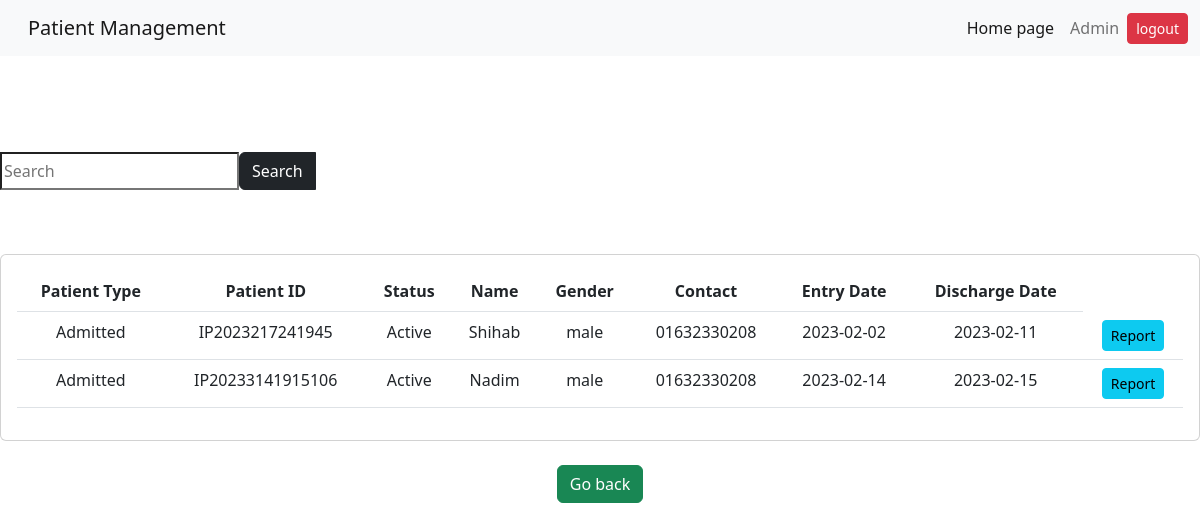
The app's page /dindoorpatient with its own data.
### home/models.py (models this page shows, shortened)
class IndoorPatient(models.Model):
    indoor_treatment_patient_type = models.CharField(max_length=122)
    indoor_treatment_patient_id = models.CharField(max_length=122)
    indoor_treatment_patient_status = models.CharField(max_length=122, blank=True)
    patient_name = models.CharField(max_length=122)
    patient_age = models.CharField(max_length=122)
    patient_gender = models.CharField(max_length=122)
    patient_phone = models.CharField(max_length=122)
    patient_email = models.CharField(max_length=122,)
    patient_national_ID = models.CharField(max_length=122)
    indoor_patient_bed_bed_id = models.CharField(max_length=122, blank=True)
    indoor_bed_price = models.CharField(max_length=122)
    indoor_patient_bed_entry_time = models.CharField(max_length=122)
    indoor_patient_bed_discharge_time = models.CharField(max_length=122, blank=True)
    bed_total_bill = models.CharField(max_length=122, blank=True)
    indoor_patient_doctor_doctor_id = models.CharField(max_length=122)
    doctor_visit_fee = models.CharField(max_length=122)
    doctor_total_bill = models.CharField(max_length=122)
    outdoor_service_id = models.CharField(max_length=122)
    outdoor_service_rate = models.CharField(max_length=122)
    indoor_treatment_total_bill = models.CharField(max_length=122)
    indoor_treatment_total_paid =models.CharField(max_length=122, blank= True)
    indoor_treatment_total_due =models.CharField(max_length=122, blank= True)

### home/views.py (the view)
# urls.py: path('dindoorpatient', views.dindoorpatient, name=" dindoorpatient"),
@csrf_exempt
def dindoorpatient(request):
	IndoorAdmission = IndoorPatient.objects.all()
	if 'q' in request.GET:
		q= request.GET['q']
		IndoorAdmission= IndoorPatient.objects.filter(Q(indoor_treatment_patient_id__icontains=q)|Q(patient_name__icontains=q)|Q(indoor_patient_bed_entry_time__icontains=q))
	context= {'IndoorAdmission':IndoorAdmission,}
	return render (request, 'dindoorpatient.html',context)

### templates/dindoorpatient.html (shortened to what this page needs)
{% extends 'abase.html' %}
{% block body %}
<!DOCTYPE html>
<html lang="en">
<head>
</head>
 <br>
 <br>
 <br>
  <form class = "my-4" action="/indoorpatient">
    <div class = "input-group mb-3">
        <input type="text" name="q" calss= "form-control form-control-1g" placeholder="Search"/>
        <button class ="btn btn-dark btn-1g" type="submit" id="button-addon2">Search</button>
    </div>
{% block content %}
    <br>
    <div class="row">
        <div class="col-md">
            <div class="col-md">
                <div class="card card-body">
                    <table class="table">
                        <tr>
                            <th>Patient Type </th>
                            <th>Patient ID</th>
                            <th>Status</th>
                            <th>Name</th>
                            <th>Gender</th>
                            <th>Contact</th>
                            <th>Entry Date</th>
                            <th>Discharge Date</th>
                        </tr>
                        {% for vai in IndoorAdmission %}
                        <tr>
                            <td>{{vai.indoor_treatment_patient_type}}</td>
                            <td>{{vai.indoor_treatment_patient_id}}</td>
                            <td>{{vai.indoor_treatment_patient_status}}</td>
                            <td>{{vai.patient_name}}</td>
                            <td>{{vai.patient_gender}}</td>
                            <td>{{vai.patient_phone}}</td>
                            <td>{{vai.indoor_patient_bed_entry_time}}</td>
                            <td>{{vai.indoor_patient_bed_discharge_time}}</td>
                            <th><a class ="btn btn-sm btn-info"href="/ipreport">Report</th>
                        </tr>
                        {% endfor %}
                    </table>
                </div>
        </div>
    </div>
{% endblock content%}
<p><br><a class="btn btn-success" href="/addmin">Go back</a><br><nr></p>
</body>
</html>
{% endblock body %}

### templates/dindoorpatient.html (style rules this page uses)
p { text-align: center; }
div { text-align: center; }
body { background-image: url('https://www.utoronto.ca/sites/default/files/iStock-1038799594_0.jpg'); }

### records on screen
IndoorPatient: indoor_treatment_patient_type "Admitted", indoor_treatment_patient_id "IP2023217241945", indoor_treatment_patient_status "Active", patient_name "Shihab", patient_gender "male", patient_phone "01632330208", indoor_patient_bed_entry_time "2023-02-02", indoor_patient_bed_discharge_time "2023-02-11"
IndoorPatient: indoor_treatment_patient_type "Admitted", indoor_treatment_patient_id "IP20233141915106", indoor_treatment_patient_status "Active", patient_name "Nadim", patient_gender "male", patient_phone "01632330208", indoor_patient_bed_entry_time "2023-02-14", indoor_patient_bed_discharge_time "2023-02-15"
